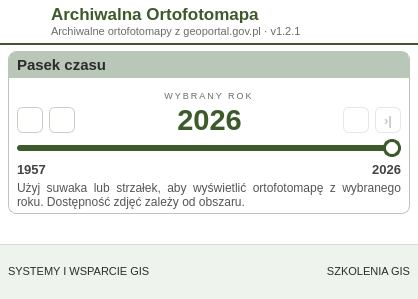
<?xml version="1.0" encoding="UTF-8"?>
<ui version="4.0">
 <class>ArchiwalnaOrtofotomapaDockWidgetBase</class>
 <widget class="QDockWidget" name="ArchiwalnaOrtofotomapaDockWidgetBase">
  <property name="geometry">
   <rect>
    <x>0</x>
    <y>0</y>
    <width>400</width>
    <height>299</height>
   </rect>
  </property>
  <property name="minimumSize">
   <size>
    <width>400</width>
    <height>200</height>
   </size>
  </property>
  <property name="maximumSize">
   <size>
    <width>524287</width>
    <height>400</height>
   </size>
  </property>
  <property name="windowIcon">
   <iconset>
    <normaloff>../icons/archiwalna_logo.svg</normaloff>../icons/archiwalna_logo.svg</iconset>
  </property>
  <property name="windowTitle">
   <string>Archiwalna Ortofotomapa</string>
  </property>
  <widget class="QWidget" name="dockWidgetContents">
   <property name="maximumSize">
    <size>
     <width>16777215</width>
     <height>400</height>
    </size>
   </property>
   <property name="font">
    <font>
     <pointsize>7</pointsize>
    </font>
   </property>
   <property name="styleSheet">
    <string notr="true">QWidget#dockWidgetContents { background-color: #ffffff; }
QLabel { background: transparent; color: #2b2b2b; }

/* ---------- NAGŁÓWEK ---------- */
QFrame#headerFrame { background-color: #ffffff; border: none; border-bottom: 2px solid #3d5a2a; }
QLabel#lbl_title { color: #3d5a2a; font-size: 13pt; font-weight: bold; }
QLabel#lbl_pluginVersion { color: #6b6b6b; font-size: 8pt; }
QToolButton#btn_help {
    background-color: #ffffff; color: #444444; font-weight: normal; font-size: 8pt;
    outline: none; min-width: 22px; max-width: 22px; min-height: 22px; max-height: 22px;
}
QToolButton#btn_help:hover { color: #3d5a2a; border-color: #3d5a2a; }

/* ---------- KARTA „PASEK CZASU” ---------- */
QFrame#groupFrame { background-color: #ffffff; border: 1px solid #b9c7b9; border-radius: 8px; }
QLabel#label_2 {
    background-color: #b9c7b9; color: #2b2b2b; font-size: 11pt; font-weight: bold;
    padding: 4px 4px; border: none;
    border-top-left-radius: 7px; border-top-right-radius: 7px;
}
QLabel#lbl_selectedCaption { color: #6b6b6b; font-size: 7pt; }
QLabel#timeLabel { color: #3d5a2a; font-size: 22pt; font-weight: bold; }
QLabel#lbl_minYear, QLabel#lbl_maxYear { color: #444444; font-size: 10pt; font-weight: bold; }
QLabel#lbl_info { color: #555555; font-size: 9pt; }

QToolButton#btn_first, QToolButton#btn_prev, QToolButton#btn_next, QToolButton#btn_last {
    background-color: #ffffff; color: #333333; font-size: 10pt; font-weight: bold;
    border: 1px solid #c9cfc0; border-radius: 6px;
    min-width: 24px; max-width: 24px; min-height: 24px; max-height: 24px;
}
QToolButton#btn_first:hover, QToolButton#btn_prev:hover,
QToolButton#btn_next:hover, QToolButton#btn_last:hover { background-color: #f3f6ef; border-color: #3d5a2a; }
QToolButton#btn_first:pressed, QToolButton#btn_prev:pressed,
QToolButton#btn_next:pressed, QToolButton#btn_last:pressed { background-color: #e4e9dc; }
QToolButton#btn_first:disabled, QToolButton#btn_prev:disabled,
QToolButton#btn_next:disabled, QToolButton#btn_last:disabled { color: #c8c8c8; border-color: #e6e6e6; }

QSlider#time_slider { min-height: 18px; background: transparent; }
QSlider#time_slider::groove:horizontal { height: 6px; background: #e2e6dc; border-radius: 3px; }
QSlider#time_slider::sub-page:horizontal { background: #3d5a2a; border-radius: 3px; }
QSlider#time_slider::add-page:horizontal { background: #e2e6dc; border-radius: 3px; }
QSlider#time_slider::handle:horizontal {
    background: #ffffff; border: 3px solid #3d5a2a;
    width: 12px; height: 12px; margin: -6px 0; border-radius: 9px;
}
QSlider#time_slider::handle:horizontal:hover { background: #f3f6ef; }

/* ---------- STOPKA ---------- */
QFrame#footerFrame { background-color: #eef3ee; border: none; border-top: 1px solid #d6dbcf; }
QLabel#lbl_systemy, QLabel#lbl_szkolenia { font-size: 8pt; padding: 2px 1px; border: none; border-bottom: none }
QLabel#lbl_esName { color: #3d5a2a; font-size: 13pt; }
QLabel#lbl_esTagline { color: #555555; font-size: 5pt; font-weight: bold; }
QLabel#lbl_copyrights { color: #8a8a8a; font-size: 5pt; }

/* ---------- MOTYW CIEMNY ---------- */
QWidget#dockWidgetContents[theme=&quot;dark&quot;] { background-color: #2b2d2e; }
QWidget[theme=&quot;dark&quot;] QLabel { color: #e6e9e7; }

QWidget[theme=&quot;dark&quot;] QFrame#headerFrame { background-color: #2b2d2e; border-bottom: 2px solid #5a6162; }
QWidget[theme=&quot;dark&quot;] QLabel#lbl_title { color: #a9cfac; }
QWidget[theme=&quot;dark&quot;] QLabel#lbl_pluginVersion { color: #9aa4a0; }
QWidget[theme=&quot;dark&quot;] QToolButton#btn_help { background-color: #2b2d2e; color: #e6e9e7; }
QWidget[theme=&quot;dark&quot;] QToolButton#btn_help:hover { color: #a9cfac; border-color: #6f9c73; }

QWidget[theme=&quot;dark&quot;] QFrame#groupFrame { background-color: #262829; border: 1px solid #4c6e4f; }
QWidget[theme=&quot;dark&quot;] QLabel#label_2 { background-color: #4c6e4f; color: #ffffff; }
QWidget[theme=&quot;dark&quot;] QLabel#lbl_selectedCaption { color: #9aa4a0; }
QWidget[theme=&quot;dark&quot;] QLabel#timeLabel { color: #a9cfac; }
QWidget[theme=&quot;dark&quot;] QLabel#lbl_minYear, QWidget[theme=&quot;dark&quot;] QLabel#lbl_maxYear { color: #b8c0bc; }
QWidget[theme=&quot;dark&quot;] QLabel#lbl_info { color: #b8c0bc; }

QWidget[theme=&quot;dark&quot;] QToolButton#btn_first, QWidget[theme=&quot;dark&quot;] QToolButton#btn_prev,
QWidget[theme=&quot;dark&quot;] QToolButton#btn_next, QWidget[theme=&quot;dark&quot;] QToolButton#btn_last { background-color: #262829; color: #e6e9e7; border: 1px solid #5a6162; }
QWidget[theme=&quot;dark&quot;] QToolButton#btn_first:hover, QWidget[theme=&quot;dark&quot;] QToolButton#btn_prev:hover,
QWidget[theme=&quot;dark&quot;] QToolButton#btn_next:hover, QWidget[theme=&quot;dark&quot;] QToolButton#btn_last:hover { background-color: #2c3a2d; border-color: #6f9c73; }
QWidget[theme=&quot;dark&quot;] QToolButton#btn_first:pressed, QWidget[theme=&quot;dark&quot;] QToolButton#btn_prev:pressed,
QWidget[theme=&quot;dark&quot;] QToolButton#btn_next:pressed, QWidget[theme=&quot;dark&quot;] QToolButton#btn_last:pressed { background-color: #1f2a20; }
QWidget[theme=&quot;dark&quot;] QToolButton#btn_first:disabled, QWidget[theme=&quot;dark&quot;] QToolButton#btn_prev:disabled,
QWidget[theme=&quot;dark&quot;] QToolButton#btn_next:disabled, QWidget[theme=&quot;dark&quot;] QToolButton#btn_last:disabled { color: #6f7773; border-color: #3a3f40; }

QWidget[theme=&quot;dark&quot;] QSlider#time_slider::groove:horizontal { background: #44494a; }
QWidget[theme=&quot;dark&quot;] QSlider#time_slider::sub-page:horizontal { background: #6f9c73; }
QWidget[theme=&quot;dark&quot;] QSlider#time_slider::add-page:horizontal { background: #44494a; }
QWidget[theme=&quot;dark&quot;] QSlider#time_slider::handle:horizontal { background: #262829; border: 3px solid #e6e9e7; }
QWidget[theme=&quot;dark&quot;] QSlider#time_slider::handle:horizontal:hover { background: #2c3a2d; }

QWidget[theme=&quot;dark&quot;] QFrame#footerFrame { background-color: #303334; border-top: 1px solid #44494a; }
QWidget[theme=&quot;dark&quot;] QLabel#lbl_esName { color: #a9cfac; }
QWidget[theme=&quot;dark&quot;] QLabel#lbl_esTagline { color: #9aa4a0; }
QWidget[theme=&quot;dark&quot;] QLabel#lbl_copyrights { color: #8a918e; }</string>
   </property>
   <property name="theme" stdset="0">
    <string notr="true">light</string>
   </property>
   <layout class="QVBoxLayout" name="mainLayout">
    <property name="spacing">
     <number>0</number>
    </property>
    <property name="leftMargin">
     <number>0</number>
    </property>
    <property name="topMargin">
     <number>0</number>
    </property>
    <property name="rightMargin">
     <number>0</number>
    </property>
    <property name="bottomMargin">
     <number>0</number>
    </property>
    <item>
     <widget class="QFrame" name="headerFrame">
      <property name="frameShape">
       <enum>QFrame::NoFrame</enum>
      </property>
      <layout class="QHBoxLayout" name="headerLayout">
       <property name="spacing">
        <number>8</number>
       </property>
       <property name="leftMargin">
        <number>8</number>
       </property>
       <property name="topMargin">
        <number>4</number>
       </property>
       <property name="rightMargin">
        <number>8</number>
       </property>
       <property name="bottomMargin">
        <number>4</number>
       </property>
       <item>
        <widget class="QLabel" name="img_main">
         <property name="minimumSize">
          <size>
           <width>35</width>
           <height>35</height>
          </size>
         </property>
         <property name="maximumSize">
          <size>
           <width>35</width>
           <height>35</height>
          </size>
         </property>
         <property name="text">
          <string/>
         </property>
         <property name="pixmap">
          <pixmap>../icons/archiwalna_logo.svg</pixmap>
         </property>
         <property name="scaledContents">
          <bool>true</bool>
         </property>
        </widget>
       </item>
       <item>
        <layout class="QVBoxLayout" name="titleLayout">
         <property name="spacing">
          <number>0</number>
         </property>
         <property name="leftMargin">
          <number>0</number>
         </property>
         <property name="topMargin">
          <number>0</number>
         </property>
         <property name="rightMargin">
          <number>0</number>
         </property>
         <property name="bottomMargin">
          <number>0</number>
         </property>
         <item>
          <widget class="QLabel" name="lbl_title">
           <property name="text">
            <string>Archiwalna Ortofotomapa</string>
           </property>
           <property name="alignment">
            <set>Qt::AlignLeading|Qt::AlignLeft|Qt::AlignVCenter</set>
           </property>
           <property name="wordWrap">
            <bool>false</bool>
           </property>
          </widget>
         </item>
         <item>
          <widget class="QLabel" name="lbl_pluginVersion">
           <property name="text">
            <string>Archiwalne ortofotomapy z geoportal.gov.pl · v1.2.1</string>
           </property>
           <property name="alignment">
            <set>Qt::AlignLeading|Qt::AlignLeft|Qt::AlignVCenter</set>
           </property>
           <property name="wordWrap">
            <bool>false</bool>
           </property>
          </widget>
         </item>
        </layout>
       </item>
       <item>
        <widget class="QToolButton" name="btn_help">
         <property name="enabled">
          <bool>true</bool>
         </property>
         <property name="minimumSize">
          <size>
           <width>24</width>
           <height>24</height>
          </size>
         </property>
         <property name="maximumSize">
          <size>
           <width>24</width>
           <height>24</height>
          </size>
         </property>
         <property name="palette">
          <palette>
           <active>
            <colorrole role="WindowText">
             <brush brushstyle="SolidPattern">
              <color alpha="255">
               <red>68</red>
               <green>68</green>
               <blue>68</blue>
              </color>
             </brush>
            </colorrole>
            <colorrole role="Button">
             <brush brushstyle="SolidPattern">
              <color alpha="255">
               <red>255</red>
               <green>255</green>
               <blue>255</blue>
              </color>
             </brush>
            </colorrole>
            <colorrole role="Text">
             <brush brushstyle="SolidPattern">
              <color alpha="255">
               <red>68</red>
               <green>68</green>
               <blue>68</blue>
              </color>
             </brush>
            </colorrole>
            <colorrole role="ButtonText">
             <brush brushstyle="SolidPattern">
              <color alpha="255">
               <red>68</red>
               <green>68</green>
               <blue>68</blue>
              </color>
             </brush>
            </colorrole>
            <colorrole role="Base">
             <brush brushstyle="SolidPattern">
              <color alpha="255">
               <red>255</red>
               <green>255</green>
               <blue>255</blue>
              </color>
             </brush>
            </colorrole>
            <colorrole role="Window">
             <brush brushstyle="SolidPattern">
              <color alpha="255">
               <red>255</red>
               <green>255</green>
               <blue>255</blue>
              </color>
             </brush>
            </colorrole>
            <colorrole role="PlaceholderText">
             <brush brushstyle="SolidPattern">
              <color alpha="128">
               <red>68</red>
               <green>68</green>
               <blue>68</blue>
              </color>
             </brush>
            </colorrole>
           </active>
           <inactive>
            <colorrole role="WindowText">
             <brush brushstyle="SolidPattern">
              <color alpha="255">
               <red>68</red>
               <green>68</green>
               <blue>68</blue>
              </color>
             </brush>
            </colorrole>
            <colorrole role="Button">
             <brush brushstyle="SolidPattern">
              <color alpha="255">
               <red>255</red>
               <green>255</green>
               <blue>255</blue>
              </color>
             </brush>
            </colorrole>
            <colorrole role="Text">
             <brush brushstyle="SolidPattern">
              <color alpha="255">
               <red>68</red>
               <green>68</green>
               <blue>68</blue>
              </color>
             </brush>
            </colorrole>
            <colorrole role="ButtonText">
             <brush brushstyle="SolidPattern">
              <color alpha="255">
               <red>68</red>
               <green>68</green>
               <blue>68</blue>
              </color>
             </brush>
            </colorrole>
            <colorrole role="Base">
             <brush brushstyle="SolidPattern">
              <color alpha="255">
               <red>255</red>
               <green>255</green>
               <blue>255</blue>
              </color>
             </brush>
            </colorrole>
            <colorrole role="Window">
             <brush brushstyle="SolidPattern">
              <color alpha="255">
               <red>255</red>
               <green>255</green>
               <blue>255</blue>
              </color>
             </brush>
            </colorrole>
            <colorrole role="PlaceholderText">
             <brush brushstyle="SolidPattern">
              <color alpha="128">
               <red>68</red>
               <green>68</green>
               <blue>68</blue>
              </color>
             </brush>
            </colorrole>
           </inactive>
           <disabled>
            <colorrole role="WindowText">
             <brush brushstyle="SolidPattern">
              <color alpha="255">
               <red>68</red>
               <green>68</green>
               <blue>68</blue>
              </color>
             </brush>
            </colorrole>
            <colorrole role="Button">
             <brush brushstyle="SolidPattern">
              <color alpha="255">
               <red>255</red>
               <green>255</green>
               <blue>255</blue>
              </color>
             </brush>
            </colorrole>
            <colorrole role="Text">
             <brush brushstyle="SolidPattern">
              <color alpha="255">
               <red>68</red>
               <green>68</green>
               <blue>68</blue>
              </color>
             </brush>
            </colorrole>
            <colorrole role="ButtonText">
             <brush brushstyle="SolidPattern">
              <color alpha="255">
               <red>68</red>
               <green>68</green>
               <blue>68</blue>
              </color>
             </brush>
            </colorrole>
            <colorrole role="Base">
             <brush brushstyle="SolidPattern">
              <color alpha="255">
               <red>255</red>
               <green>255</green>
               <blue>255</blue>
              </color>
             </brush>
            </colorrole>
            <colorrole role="Window">
             <brush brushstyle="SolidPattern">
              <color alpha="255">
               <red>255</red>
               <green>255</green>
               <blue>255</blue>
              </color>
             </brush>
            </colorrole>
            <colorrole role="PlaceholderText">
             <brush brushstyle="SolidPattern">
              <color alpha="128">
               <red>68</red>
               <green>68</green>
               <blue>68</blue>
              </color>
             </brush>
            </colorrole>
           </disabled>
          </palette>
         </property>
         <property name="font">
          <font>
           <pointsize>8</pointsize>
           <weight>50</weight>
           <bold>false</bold>
          </font>
         </property>
         <property name="cursor">
          <cursorShape>PointingHandCursor</cursorShape>
         </property>
         <property name="toolTip">
          <string>Pomoc – strona wtyczki</string>
         </property>
         <property name="icon">
          <iconset>
           <normaloff>../icons/light/help_primary.svg</normaloff>../icons/light/help_primary.svg</iconset>
         </property>
         <property name="iconSize">
          <size>
           <width>24</width>
           <height>24</height>
          </size>
         </property>
         <property name="autoRaise">
          <bool>true</bool>
         </property>
        </widget>
       </item>
       <item>
        <widget class="QToolButton" name="btn_close">
         <property name="cursor">
          <cursorShape>PointingHandCursor</cursorShape>
         </property>
         <property name="toolTip">
          <string>Zamknij wtyczkę</string>
         </property>
         <property name="icon">
          <iconset>
           <normaloff>../images/close.svg</normaloff>../images/close.svg</iconset>
         </property>
         <property name="iconSize">
          <size>
           <width>24</width>
           <height>24</height>
          </size>
         </property>
         <property name="autoRaise">
          <bool>true</bool>
         </property>
        </widget>
       </item>
      </layout>
     </widget>
    </item>
    <item>
     <layout class="QVBoxLayout" name="contentLayout">
      <property name="spacing">
       <number>4</number>
      </property>
      <property name="leftMargin">
       <number>8</number>
      </property>
      <property name="topMargin">
       <number>6</number>
      </property>
      <property name="rightMargin">
       <number>8</number>
      </property>
      <property name="bottomMargin">
       <number>6</number>
      </property>
      <item>
       <widget class="QFrame" name="groupFrame">
        <property name="frameShape">
         <enum>QFrame::NoFrame</enum>
        </property>
        <layout class="QVBoxLayout" name="groupLayout">
         <property name="spacing">
          <number>8</number>
         </property>
         <property name="leftMargin">
          <number>0</number>
         </property>
         <property name="topMargin">
          <number>0</number>
         </property>
         <property name="rightMargin">
          <number>0</number>
         </property>
         <property name="bottomMargin">
          <number>4</number>
         </property>
         <item>
          <widget class="QLabel" name="label_2">
           <property name="text">
            <string>Pasek czasu</string>
           </property>
           <property name="alignment">
            <set>Qt::AlignLeading|Qt::AlignLeft|Qt::AlignVCenter</set>
           </property>
          </widget>
         </item>
         <item>
          <layout class="QVBoxLayout" name="groupBodyLayout">
           <property name="spacing">
            <number>2</number>
           </property>
           <property name="leftMargin">
            <number>8</number>
           </property>
           <property name="topMargin">
            <number>4</number>
           </property>
           <property name="rightMargin">
            <number>8</number>
           </property>
           <property name="bottomMargin">
            <number>0</number>
           </property>
           <item>
            <widget class="QLabel" name="lbl_selectedCaption">
             <property name="text">
              <string>&lt;html&gt;&lt;head/&gt;&lt;body&gt;&lt;p&gt;&lt;span style=&quot;letter-spacing:2px;&quot;&gt;WYBRANY ROK&lt;/span&gt;&lt;/p&gt;&lt;/body&gt;&lt;/html&gt;</string>
             </property>
             <property name="textFormat">
              <enum>Qt::RichText</enum>
             </property>
             <property name="alignment">
              <set>Qt::AlignCenter</set>
             </property>
            </widget>
           </item>
           <item>
            <layout class="QHBoxLayout" name="navLayout">
             <property name="spacing">
              <number>6</number>
             </property>
             <property name="leftMargin">
              <number>0</number>
             </property>
             <property name="topMargin">
              <number>0</number>
             </property>
             <property name="rightMargin">
              <number>0</number>
             </property>
             <property name="bottomMargin">
              <number>0</number>
             </property>
             <item>
              <widget class="QToolButton" name="btn_first">
               <property name="minimumSize">
                <size>
                 <width>26</width>
                 <height>26</height>
                </size>
               </property>
               <property name="maximumSize">
                <size>
                 <width>26</width>
                 <height>26</height>
                </size>
               </property>
               <property name="cursor">
                <cursorShape>PointingHandCursor</cursorShape>
               </property>
               <property name="toolTip">
                <string>Pierwszy dostępny rok</string>
               </property>
               <property name="text">
                <string/>
               </property>
               <property name="icon">
                <iconset>
                 <normaloff>../icons/light/skip_first_primary_text.svg</normaloff>../icons/light/skip_first_primary_text.svg</iconset>
               </property>
               <property name="autoRaise">
                <bool>false</bool>
               </property>
              </widget>
             </item>
             <item>
              <widget class="QToolButton" name="btn_prev">
               <property name="minimumSize">
                <size>
                 <width>26</width>
                 <height>26</height>
                </size>
               </property>
               <property name="maximumSize">
                <size>
                 <width>26</width>
                 <height>26</height>
                </size>
               </property>
               <property name="cursor">
                <cursorShape>PointingHandCursor</cursorShape>
               </property>
               <property name="toolTip">
                <string>Poprzedni rok</string>
               </property>
               <property name="text">
                <string/>
               </property>
               <property name="icon">
                <iconset>
                 <normaloff>../icons/light/chevron_left_primary_text.svg</normaloff>../icons/light/chevron_left_primary_text.svg</iconset>
               </property>
               <property name="autoRaise">
                <bool>false</bool>
               </property>
              </widget>
             </item>
             <item>
              <spacer name="navSpacerL">
               <property name="orientation">
                <enum>Qt::Horizontal</enum>
               </property>
               <property name="sizeHint" stdset="0">
                <size>
                 <width>0</width>
                 <height>20</height>
                </size>
               </property>
              </spacer>
             </item>
             <item>
              <widget class="QLabel" name="timeLabel">
               <property name="font">
                <font>
                 <pointsize>22</pointsize>
                 <weight>75</weight>
                 <bold>true</bold>
                </font>
               </property>
               <property name="text">
                <string>2026</string>
               </property>
               <property name="alignment">
                <set>Qt::AlignCenter</set>
               </property>
              </widget>
             </item>
             <item>
              <spacer name="navSpacerR">
               <property name="orientation">
                <enum>Qt::Horizontal</enum>
               </property>
               <property name="sizeHint" stdset="0">
                <size>
                 <width>0</width>
                 <height>20</height>
                </size>
               </property>
              </spacer>
             </item>
             <item>
              <widget class="QToolButton" name="btn_next">
               <property name="enabled">
                <bool>false</bool>
               </property>
               <property name="minimumSize">
                <size>
                 <width>26</width>
                 <height>26</height>
                </size>
               </property>
               <property name="maximumSize">
                <size>
                 <width>26</width>
                 <height>26</height>
                </size>
               </property>
               <property name="cursor">
                <cursorShape>PointingHandCursor</cursorShape>
               </property>
               <property name="toolTip">
                <string>Następny rok</string>
               </property>
               <property name="text">
                <string/>
               </property>
               <property name="icon">
                <iconset>
                 <normaloff>../icons/light/chevron_right_primary_text.svg</normaloff>../icons/light/chevron_right_primary_text.svg</iconset>
               </property>
               <property name="autoRaise">
                <bool>false</bool>
               </property>
              </widget>
             </item>
             <item>
              <widget class="QToolButton" name="btn_last">
               <property name="enabled">
                <bool>false</bool>
               </property>
               <property name="minimumSize">
                <size>
                 <width>26</width>
                 <height>26</height>
                </size>
               </property>
               <property name="maximumSize">
                <size>
                 <width>26</width>
                 <height>26</height>
                </size>
               </property>
               <property name="cursor">
                <cursorShape>PointingHandCursor</cursorShape>
               </property>
               <property name="toolTip">
                <string>Ostatni dostępny rok</string>
               </property>
               <property name="text">
                <string>›|</string>
               </property>
               <property name="icon">
                <iconset>
                 <normaloff>../icons/light/skip_last_primary_text.svg</normaloff>../icons/light/skip_last_primary_text.svg</iconset>
               </property>
               <property name="autoRaise">
                <bool>false</bool>
               </property>
              </widget>
             </item>
            </layout>
           </item>
           <item>
            <widget class="QSlider" name="time_slider">
             <property name="minimumSize">
              <size>
               <width>0</width>
               <height>18</height>
              </size>
             </property>
             <property name="cursor">
              <cursorShape>PointingHandCursor</cursorShape>
             </property>
             <property name="minimum">
              <number>1957</number>
             </property>
             <property name="maximum">
              <number>2026</number>
             </property>
             <property name="pageStep">
              <number>1</number>
             </property>
             <property name="value">
              <number>2026</number>
             </property>
             <property name="sliderPosition">
              <number>2026</number>
             </property>
             <property name="orientation">
              <enum>Qt::Horizontal</enum>
             </property>
             <property name="tickPosition">
              <enum>QSlider::NoTicks</enum>
             </property>
            </widget>
           </item>
           <item>
            <layout class="QHBoxLayout" name="rangeLayout">
             <property name="spacing">
              <number>0</number>
             </property>
             <property name="leftMargin">
              <number>0</number>
             </property>
             <property name="topMargin">
              <number>0</number>
             </property>
             <property name="rightMargin">
              <number>0</number>
             </property>
             <property name="bottomMargin">
              <number>0</number>
             </property>
             <item>
              <widget class="QLabel" name="lbl_minYear">
               <property name="text">
                <string>1957</string>
               </property>
               <property name="alignment">
                <set>Qt::AlignLeading|Qt::AlignLeft|Qt::AlignVCenter</set>
               </property>
              </widget>
             </item>
             <item>
              <spacer name="rangeSpacer">
               <property name="orientation">
                <enum>Qt::Horizontal</enum>
               </property>
               <property name="sizeHint" stdset="0">
                <size>
                 <width>0</width>
                 <height>20</height>
                </size>
               </property>
              </spacer>
             </item>
             <item>
              <widget class="QLabel" name="lbl_maxYear">
               <property name="text">
                <string>2026</string>
               </property>
               <property name="alignment">
                <set>Qt::AlignRight|Qt::AlignTrailing|Qt::AlignVCenter</set>
               </property>
              </widget>
             </item>
            </layout>
           </item>
           <item>
            <widget class="QLabel" name="lbl_info">
             <property name="sizePolicy">
              <sizepolicy hsizetype="Preferred" vsizetype="Expanding">
               <horstretch>0</horstretch>
               <verstretch>0</verstretch>
              </sizepolicy>
             </property>
             <property name="layoutDirection">
              <enum>Qt::LeftToRight</enum>
             </property>
             <property name="text">
              <string>Użyj suwaka lub strzałek, aby wyświetlić ortofotomapę z wybranego roku. Dostępność zdjęć zależy od obszaru.</string>
             </property>
             <property name="alignment">
              <set>Qt::AlignJustify|Qt::AlignVCenter</set>
             </property>
             <property name="wordWrap">
              <bool>true</bool>
             </property>
            </widget>
           </item>
          </layout>
         </item>
        </layout>
       </widget>
      </item>
      <item>
       <spacer name="verticalSpacer">
        <property name="orientation">
         <enum>Qt::Vertical</enum>
        </property>
        <property name="sizeHint" stdset="0">
         <size>
          <width>0</width>
          <height>5</height>
         </size>
        </property>
       </spacer>
      </item>
     </layout>
    </item>
    <item>
     <widget class="QFrame" name="footerFrame">
      <property name="frameShape">
       <enum>QFrame::NoFrame</enum>
      </property>
      <layout class="QVBoxLayout" name="footerOuterLayout">
       <property name="spacing">
        <number>2</number>
       </property>
       <property name="leftMargin">
        <number>4</number>
       </property>
       <property name="topMargin">
        <number>8</number>
       </property>
       <property name="rightMargin">
        <number>4</number>
       </property>
       <property name="bottomMargin">
        <number>8</number>
       </property>
       <item>
        <layout class="QHBoxLayout" name="footerLayout" stretch="0,0,0,0,0">
         <property name="spacing">
          <number>0</number>
         </property>
         <property name="leftMargin">
          <number>0</number>
         </property>
         <property name="topMargin">
          <number>0</number>
         </property>
         <property name="rightMargin">
          <number>0</number>
         </property>
         <property name="bottomMargin">
          <number>0</number>
         </property>
         <item>
          <widget class="QLabel" name="lbl_systemy">
           <property name="font">
            <font>
             <pointsize>8</pointsize>
            </font>
           </property>
           <property name="text">
            <string>&lt;html&gt;&lt;head/&gt;&lt;body&gt;&lt;p&gt;&lt;a href=&quot;https://envirosolutions.pl/?utm_source=plugins&amp;utm_medium=referral&amp;utm_campaign=archiwalna_ortofotomapa&amp;utm_content=systemy_wsparcie#uslugi&quot;&gt;&lt;span style=&quot; text-decoration: underline; color:#0000ff;&quot;&gt;SYSTEMY I WSPARCIE GIS&lt;/span&gt;&lt;/a&gt;&lt;/p&gt;&lt;/body&gt;&lt;/html&gt;</string>
           </property>
           <property name="textFormat">
            <enum>Qt::RichText</enum>
           </property>
           <property name="wordWrap">
            <bool>false</bool>
           </property>
           <property name="openExternalLinks">
            <bool>true</bool>
           </property>
           <property name="textInteractionFlags">
            <set>Qt::TextBrowserInteraction</set>
           </property>
          </widget>
         </item>
         <item>
          <spacer name="horizontalSpacer">
           <property name="orientation">
            <enum>Qt::Horizontal</enum>
           </property>
           <property name="sizeHint" stdset="0">
            <size>
             <width>40</width>
             <height>20</height>
            </size>
           </property>
          </spacer>
         </item>
         <item>
          <widget class="QLabel" name="label">
           <property name="minimumSize">
            <size>
             <width>168</width>
             <height>38</height>
            </size>
           </property>
           <property name="maximumSize">
            <size>
             <width>168</width>
             <height>38</height>
            </size>
           </property>
           <property name="text">
            <string/>
           </property>
           <property name="pixmap">
            <pixmap>../icons/es_logo_h.png</pixmap>
           </property>
           <property name="scaledContents">
            <bool>true</bool>
           </property>
          </widget>
         </item>
         <item>
          <spacer name="horizontalSpacer_2">
           <property name="orientation">
            <enum>Qt::Horizontal</enum>
           </property>
           <property name="sizeHint" stdset="0">
            <size>
             <width>40</width>
             <height>20</height>
            </size>
           </property>
          </spacer>
         </item>
         <item>
          <widget class="QLabel" name="lbl_szkolenia">
           <property name="text">
            <string>&lt;a href=&quot;https://envirosolutions.pl/oferta-szkoleniowa/?utm_source=stopka&amp;utm_medium=wtyczka&amp;utm_campaign=organic&amp;utm_term=archiwalna_ortofotomapa&quot; style=&quot;text-decoration:underline;&quot;&gt;SZKOLENIA GIS&lt;/a&gt;</string>
           </property>
           <property name="textFormat">
            <enum>Qt::RichText</enum>
           </property>
           <property name="alignment">
            <set>Qt::AlignRight|Qt::AlignTrailing|Qt::AlignVCenter</set>
           </property>
           <property name="wordWrap">
            <bool>false</bool>
           </property>
           <property name="openExternalLinks">
            <bool>true</bool>
           </property>
           <property name="textInteractionFlags">
            <set>Qt::TextBrowserInteraction</set>
           </property>
          </widget>
         </item>
        </layout>
       </item>
      </layout>
     </widget>
    </item>
   </layout>
  </widget>
 </widget>
 <resources/>
 <connections/>
</ui>
